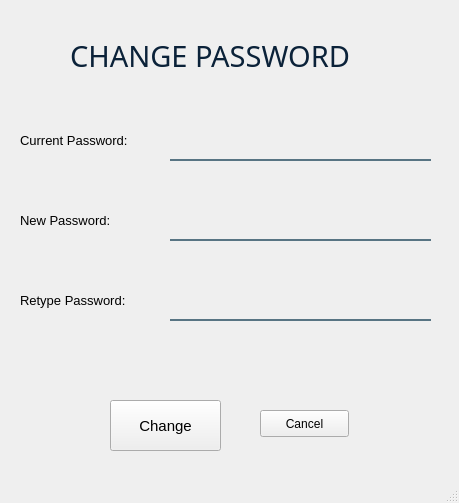
<?xml version="1.0" encoding="UTF-8"?>
<ui version="4.0">
 <class>MainWindow</class>
 <widget class="QMainWindow" name="MainWindow">
  <property name="geometry">
   <rect>
    <x>0</x>
    <y>0</y>
    <width>459</width>
    <height>503</height>
   </rect>
  </property>
  <property name="windowTitle">
   <string>MainWindow</string>
  </property>
  <widget class="QWidget" name="centralwidget">
   <widget class="QLabel" name="label_3">
    <property name="geometry">
     <rect>
      <x>70</x>
      <y>30</y>
      <width>321</width>
      <height>51</height>
     </rect>
    </property>
    <property name="font">
     <font>
      <family>Segoe UI Light</family>
      <pointsize>22</pointsize>
      <weight>50</weight>
      <italic>false</italic>
      <bold>false</bold>
     </font>
    </property>
    <property name="styleSheet">
     <string notr="true">color: rgb(11, 34, 57);</string>
    </property>
    <property name="text">
     <string>CHANGE PASSWORD</string>
    </property>
   </widget>
   <widget class="QLabel" name="label_2">
    <property name="geometry">
     <rect>
      <x>20</x>
      <y>130</y>
      <width>131</width>
      <height>20</height>
     </rect>
    </property>
    <property name="font">
     <font>
      <pointsize>10</pointsize>
     </font>
    </property>
    <property name="text">
     <string>Current Password:</string>
    </property>
   </widget>
   <widget class="QLineEdit" name="current_pass">
    <property name="geometry">
     <rect>
      <x>170</x>
      <y>120</y>
      <width>261</width>
      <height>41</height>
     </rect>
    </property>
    <property name="styleSheet">
     <string notr="true">background-color:rgba(0, 0, 0, 0);
border:none;
border-bottom:2px solid rgba(46, 82, 101, 200);
color:rgba(0, 0, 0, 240);
padding-bottom:7px</string>
    </property>
    <property name="placeholderText">
     <string/>
    </property>
   </widget>
   <widget class="QLineEdit" name="new_pass">
    <property name="geometry">
     <rect>
      <x>170</x>
      <y>200</y>
      <width>261</width>
      <height>41</height>
     </rect>
    </property>
    <property name="styleSheet">
     <string notr="true">background-color:rgba(0, 0, 0, 0);
border:none;
border-bottom:2px solid rgba(46, 82, 101, 200);
color:rgba(0, 0, 0, 240);
padding-bottom:7px</string>
    </property>
    <property name="text">
     <string/>
    </property>
    <property name="placeholderText">
     <string/>
    </property>
   </widget>
   <widget class="QLabel" name="label_4">
    <property name="geometry">
     <rect>
      <x>20</x>
      <y>210</y>
      <width>131</width>
      <height>20</height>
     </rect>
    </property>
    <property name="font">
     <font>
      <pointsize>10</pointsize>
     </font>
    </property>
    <property name="text">
     <string>New Password:</string>
    </property>
   </widget>
   <widget class="QLineEdit" name="re_new_pass">
    <property name="geometry">
     <rect>
      <x>170</x>
      <y>280</y>
      <width>261</width>
      <height>41</height>
     </rect>
    </property>
    <property name="styleSheet">
     <string notr="true">background-color:rgba(0, 0, 0, 0);
border:none;
border-bottom:2px solid rgba(46, 82, 101, 200);
color:rgba(0, 0, 0, 240);
padding-bottom:7px</string>
    </property>
    <property name="text">
     <string/>
    </property>
    <property name="placeholderText">
     <string/>
    </property>
   </widget>
   <widget class="QLabel" name="label_5">
    <property name="geometry">
     <rect>
      <x>20</x>
      <y>290</y>
      <width>131</width>
      <height>21</height>
     </rect>
    </property>
    <property name="font">
     <font>
      <pointsize>10</pointsize>
     </font>
    </property>
    <property name="text">
     <string>Retype Password:</string>
    </property>
   </widget>
   <widget class="QPushButton" name="btn_change">
    <property name="geometry">
     <rect>
      <x>110</x>
      <y>400</y>
      <width>111</width>
      <height>51</height>
     </rect>
    </property>
    <property name="font">
     <font>
      <pointsize>11</pointsize>
     </font>
    </property>
    <property name="styleSheet">
     <string notr="true">background-color: qlineargradient(spread:pad, x1:0, y1:0.505682, x2:1, y2:0.477, stop:0 rgba(11, 131, 120, 219), stop:1 rgba(85, 98, 112, 226));
	color:rgba(255, 255, 255, 210);
	border-radius:5px;
}

QPushButton#pushButton:hover{
	background-color: qlineargradient(spread:pad, x1:0, y1:0.505682, x2:1, y2:0.477, stop:0 rgba(150, 123, 111, 219), stop:1 rgba(85, 81, 84, 226));
}

QPushButton#pushButton:pressed{
	padding-left:10px;
	padding-top:10px;
	background-color:rgba(150, 123, 111, 255);
}

QPushButton#pushButton_2, #pushButton_3, #pushButton_4, #pushButton_5{
	background-color: rgba(0, 0, 0, 0);
	color:rgba(85, 98, 112, 255);
}

QPushButton#pushButton_2:hover, #pushButton_3:hover, #pushButton_4:hover, #pushButton_5:hover{
	color: rgba(131, 96, 53, 255);
}

QPushButton#pushButton_2:pressed, #pushButton_3:pressed, #pushButton_4:pressed, #pushButton_5:pressed{
	padding-left:5px;
	padding-top:5px;
	color:rgba(91, 88, 53, 255);
}

QPushButton#pushButton_2, #pushButton_3, #pushButton_4, #pushButton_5{
	background-color: rgba(0, 0, 0, 0);
	color:rgba(85, 98, 112, 255);
}

QPushButton#pushButton_2:hover, #pushButton_3:hover, #pushButton_4:hover, #pushButton_5:hover{
	color: rgba(131, 96, 53, 255);
}

QPushButton#pushButton_2:pressed, #pushButton_3:pressed, #pushButton_4:pressed, #pushButton_5:pressed{
	padding-left:5px;
	padding-top:5px;
	color:rgba(91, 88, 53, 255);
}&lt;/string&gt;
   &lt;/property&gt;
   &lt;property name=&quot;text&quot;&gt;
    &lt;string&gt;SIGN IN&lt;/string&gt;
   &lt;/property&gt;
  &lt;/widget&gt;
 &lt;/widget&gt;
 &lt;resources/&gt;
&lt;/ui&gt;
</string>
    </property>
    <property name="text">
     <string>Change</string>
    </property>
   </widget>
   <widget class="QPushButton" name="btn_cancel">
    <property name="geometry">
     <rect>
      <x>260</x>
      <y>410</y>
      <width>89</width>
      <height>27</height>
     </rect>
    </property>
    <property name="text">
     <string>Cancel</string>
    </property>
   </widget>
  </widget>
  <widget class="QMenuBar" name="menubar">
   <property name="geometry">
    <rect>
     <x>0</x>
     <y>0</y>
     <width>459</width>
     <height>25</height>
    </rect>
   </property>
  </widget>
  <widget class="QStatusBar" name="statusbar"/>
 </widget>
 <resources/>
 <connections/>
</ui>
